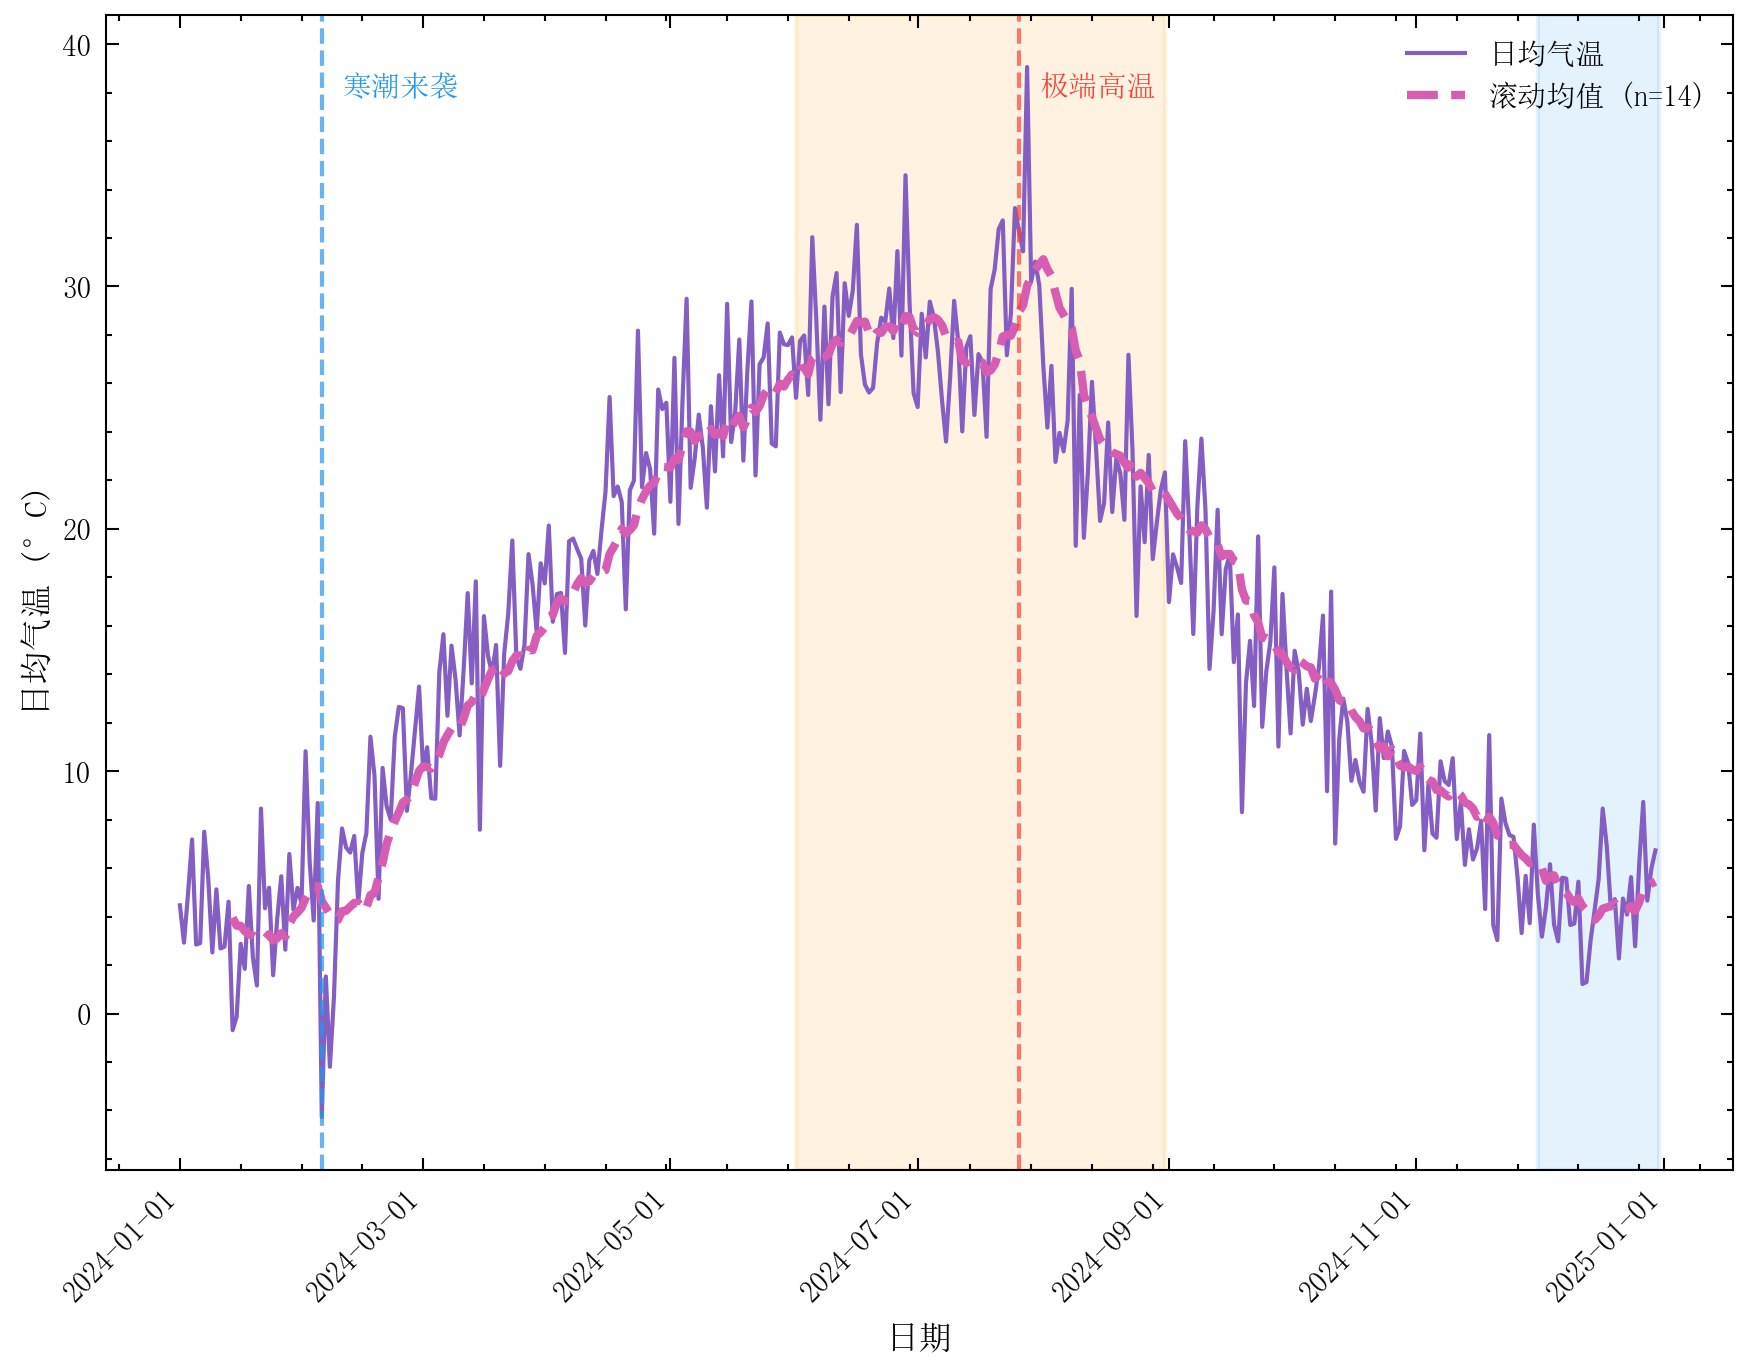

Recreate this plot in Python.
"""
06_timeseries.py — 带事件标注和背景区域的时序图

展示 SciPlot 的 plot_timeseries() 功能：365 天的日均气温序列，
包含趋势、季节性、2 个事件标注和 2 个背景区域。
Nature 默认样式，中文标签。
"""

import numpy as np
import sciplot as sp
from datetime import date, timedelta

# 可复现随机种子
np.random.seed(42)

# ── 数据生成 ──────────────────────────────────────────────────
# 生成 365 天的日期序列（2024 年）
start_date = date(2024, 1, 1)
dates = np.array([start_date + timedelta(days=i) for i in range(365)])

# 日均气温模型：季节性 + 长期趋势 + 随机波动
day_of_year = np.arange(365)
seasonal = 15 + 12 * np.sin(2 * np.pi * (day_of_year - 80) / 365)
trend = 0.005 * day_of_year  # 微弱升温趋势
noise = np.random.normal(0, 2.5, 365)
temperature = seasonal + trend + noise

# 添加寒潮事件（第 35~42 天，约 2 月初）
cold_wave = np.zeros(365)
cold_wave[35:43] = -8 * np.exp(-0.3 * np.arange(8))
temperature += cold_wave

# 添加热浪事件（第 200~212 天，约 7 月下旬）
heat_wave = np.zeros(365)
heat_wave[200:213] = 6 * np.exp(-0.15 * np.abs(np.arange(13) - 6))
temperature += heat_wave

# ── 事件标注 ──────────────────────────────────────────────────
events = [
    {"time": date(2024, 2, 5), "label": "寒潮来袭", "color": "#2196F3"},
    {"time": date(2024, 7, 26), "label": "极端高温", "color": "#F44336"},
]

# ── 背景区域 ──────────────────────────────────────────────────
shade_regions = [
    {
        "start": date(2024, 6, 1),
        "end": date(2024, 8, 31),
        "color": "#FF9800",
        "alpha": 0.12,
    },
    {
        "start": date(2024, 12, 1),
        "end": date(2024, 12, 31),
        "color": "#2196F3",
        "alpha": 0.12,
    },
]

# ── 绘图 ──────────────────────────────────────────────────────
fig, ax = sp.plot_timeseries(
    dates,
    temperature,
    events=events,
    shade_regions=shade_regions,
    rolling_mean=14,
    xlabel="日期",
    ylabel="日均气温 (°C)",
    label="日均气温",
)

# ── 保存 ──────────────────────────────────────────────────────
sp.save(fig, "showcase/06_timeseries", formats=("png",), dpi=300)
